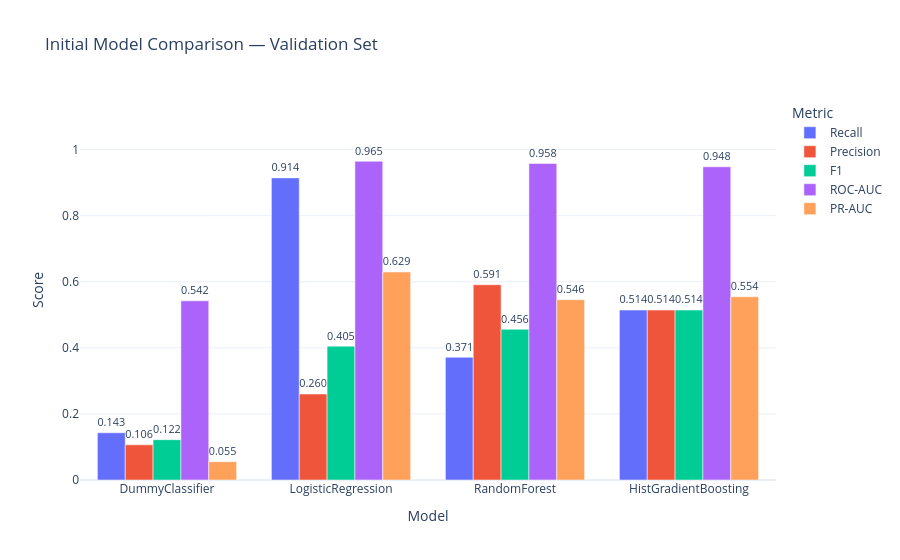

Notebook code for this chart:
### Code cell
# Plotly bar chart: Initial model comparison
metrics_to_plot = ["Recall", "Precision", "F1", "ROC-AUC", "PR-AUC"]

fig_comparison = go.Figure()
for metric in metrics_to_plot:
    fig_comparison.add_trace(go.Bar(
        name=metric,
        x=comparison_df.index.tolist(),
        y=comparison_df[metric].values,
        text=[f"{v:.3f}" for v in comparison_df[metric].values],
        textposition="outside",
    ))

fig_comparison.update_layout(
    title="Initial Model Comparison — Validation Set",
    barmode="group",
    xaxis_title="Model",
    yaxis_title="Score",
    yaxis=dict(range=[0, 1.15]),
    template="plotly_white",
    legend_title="Metric",
)
fig_comparison.show()

# Save for Streamlit
fig_comparison.write_json(str(figures_dir / "initial_model_comparison.json"))
fig_comparison.write_html(str(figures_dir / "initial_model_comparison.html"))
print("Saved: initial_model_comparison.json & .html")

### Figure 1 — Plotly figure (JSON) as saved in the notebook; plotly's stock layout.template omitted (floating-point values rounded to 4 significant figures)
{"data": [{"name": "Recall", "text": ["0.143", "0.914", "0.371", "0.514"], "textposition": "outside", "type": "bar", "x": ["DummyClassifier", "LogisticRegression", "RandomForest", "HistGradientBoosting"], "y": [0.1429, 0.9143, 0.3714, 0.5143]}, {"name": "Precision", "text": ["0.106", "0.260", "0.591", "0.514"], "textposition": "outside", "type": "bar", "x": ["DummyClassifier", "LogisticRegression", "RandomForest", "HistGradientBoosting"], "y": [0.1064, 0.2602, 0.5909, 0.5143]}, {"name": "F1", "text": ["0.122", "0.405", "0.456", "0.514"], "textposition": "outside", "type": "bar", "x": ["DummyClassifier", "LogisticRegression", "RandomForest", "HistGradientBoosting"], "y": [0.122, 0.4051, 0.4561, 0.5143]}, {"name": "ROC-AUC", "text": ["0.542", "0.965", "0.958", "0.948"], "textposition": "outside", "type": "bar", "x": ["DummyClassifier", "LogisticRegression", "RandomForest", "HistGradientBoosting"], "y": [0.5421, 0.9646, 0.9581, 0.9478]}, {"name": "PR-AUC", "text": ["0.055", "0.629", "0.546", "0.554"], "textposition": "outside", "type": "bar", "x": ["DummyClassifier", "LogisticRegression", "RandomForest", "HistGradientBoosting"], "y": [0.0552, 0.6294, 0.5457, 0.5545]}], "layout": {"barmode": "group", "legend": {"title": {"text": "Metric"}}, "title": {"text": "Initial Model Comparison — Validation Set"}, "xaxis": {"title": {"text": "Model"}}, "yaxis": {"range": [0, 1.15], "title": {"text": "Score"}}}}
